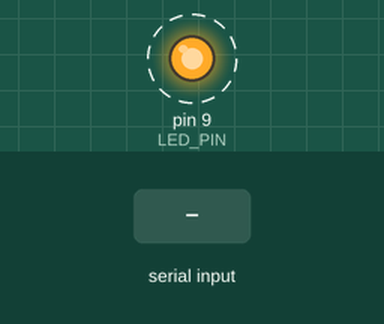
Simulated run of this sketch. Board: Arduino Nano, built with avr-gcc and run on an emulated ATmega328P. On the bench: output pins drawn as LEDs (lit = HIGH). Dashed ring = blinking. Inputs (shaded band) come from the test bench. What the sketch prints to the serial monitor is not drawn.

Above: at 1.2 s.
1.3 s: "i" received over Serial
3.6 s: "x" received over Serial
Timing chart, 0 to 11.7 s (numbered marks = the images above; inputs shaded):
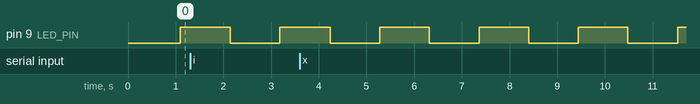

Measured:
- by itself, pin 9 (LED_PIN): alternates HIGH for 1.0 s and LOW for 1.0 s

The sketch:

CANBUS_Blaster_V2.ino
```cpp
/************************************************************************
** CAN BLASTER - V2.1
**  500Kbps Bus Rate
**  Need at least one device on bus that is not in listen only mode
**    oshw --- Feb 19 2022 (V1)
**     >> updated Jan 2023 (V2.0) && Feb 2023 (V2.1)
**        - added four unique messages with DLC 8,7,2,1
**        - improved text debug messages, option prints
**        - added LED on pin 9 (if desired, toggles at low frame rates)
**
**
************************************************************************/


#include <SPI.h>
/* https://github.com/autowp/arduino-mcp2515 */
#include <mcp2515.h>

#define READY     1
#define NOT_READY 0

const uint8_t CHIP_SELECT_PIN   = 10;
const uint8_t LED_PIN           = 9;
struct can_frame canMsg1;
struct can_frame canMsg2;
struct can_frame canMsg3;
struct can_frame canMsg4;
MCP2515 mcp2515(CHIP_SELECT_PIN);

uint32_t prevTicks;
uint32_t currentTicks;
/* Debug loop (i.e. print statements) - interval in milliseconds */
uint32_t intervalMS                 = 1000;
/* Default delay between CAN frames */
uint16_t delayUS                    = 16000;
/* serial command - temp holder for delay */
uint16_t delayUSPrevious            = 16000;
/* Minimum frame spacing for debug loop to run (otherwise it can adversely affect the frame rate) */
uint16_t minimumDelayForDebugLoop   = 625;
uint8_t readyToAcceptSerialConfig   = NOT_READY;

char rxd  = '0';
void setup() {
  pinMode(LED_PIN, OUTPUT);

  canMsg1.can_id  = 0x353;
  canMsg1.can_dlc = 8;
  canMsg1.data[0] = 0x11;
  canMsg1.data[1] = 0x22;
  canMsg1.data[2] = 0x33;
  canMsg1.data[3] = 0x44;
  canMsg1.data[4] = 0xDE;
  canMsg1.data[5] = 0xAD;
  canMsg1.data[6] = 0xBE;
  canMsg1.data[7] = 0xEF;

  canMsg2.can_id  = 0x2DA;
  canMsg2.can_dlc = 7;
  canMsg2.data[0] = 0x25;
  canMsg2.data[1] = 0x26;
  canMsg2.data[2] = 0x27;
  canMsg2.data[3] = 0x28;
  canMsg2.data[4] = 0x29;
  canMsg2.data[5] = 0x30;
  canMsg2.data[6] = 0x31;
  canMsg2.data[7] = 0x32;

  canMsg3.can_id  = 0x369;
  canMsg3.can_dlc = 2;
  canMsg3.data[0] = 0xAA;
  canMsg3.data[1] = 0xBB;
  canMsg3.data[2] = 0xCC;
  canMsg3.data[3] = 0xDD;

  canMsg4.can_id  = 0x005;
  canMsg4.can_dlc = 1;
  canMsg4.data[0] = 0xA5;
  canMsg4.data[1] = 0xA5;
  canMsg4.data[2] = 0xA5;
  canMsg4.data[3] = 0xA5;

  while (!Serial);
  Serial.begin(115200);

  mcp2515.reset();
  mcp2515.setBitrate(CAN_500KBPS, MCP_8MHZ);
  mcp2515.setNormalMode();
  delayUS = 16000;
  Serial.println(F("\n\nCANBUS Message Blaster file: CAN_write_PH_ex2 - Test Mode - V2.1"));
  Serial.println(F("  - Pins to MCP2515 Module ->>   D13=SCLK,  D12=SO,  D11=SI,  D10=CS"));
  Serial.println(F("    send x (serial cmd) at any time to change the message rate..."));
  Serial.println(F("    send i (serial cmd) at any time to get the current message rate..."));
  Serial.println(F("    MCP2515 CANBUS Controller IC, with an Arduino Nano Host."));
  Serial.print(F("\n\n default delay:   "));
  Serial.print(delayUS * 2);
  Serial.println(F("us."));
  Serial.print(F(" msg Rate (approx):   "));
  Serial.print(1.0 / float(delayUS * 2) * 1000000.0);
  Serial.println(F(" CANBUS frames per second..."));
  Serial.println(F("\n\nMessages to be sent at regular intervals: "));
  Serial.print(F("ID (DEC): "));
  Serial.print(canMsg1.can_id);
  Serial.print(F("\tID (HEX): "));
  Serial.print(canMsg1.can_id, HEX);
  Serial.print(F(" \tDLC: "));
  Serial.print(canMsg1.can_dlc);
  Serial.print(F(" \tDATA (HEX): "));
  Serial.print(canMsg1.data[0], HEX);
  Serial.print(canMsg1.data[1], HEX);
  Serial.print(canMsg1.data[2], HEX);
  Serial.print(canMsg1.data[3], HEX);
  Serial.print(canMsg1.data[4], HEX);
  Serial.print(canMsg1.data[5], HEX);
  Serial.print(canMsg1.data[6], HEX);
  Serial.print(canMsg1.data[7], HEX);
  Serial.println(" ");
  Serial.print(F("ID (DEC): "));
  Serial.print(canMsg2.can_id);
  Serial.print(F("\tID (HEX): "));
  Serial.print(canMsg2.can_id, HEX);
  Serial.print(F(" \tDLC: "));
  Serial.print(canMsg2.can_dlc);
  Serial.print(F(" \tDATA (HEX): "));
  Serial.print(canMsg2.data[0], HEX);
  Serial.print(canMsg2.data[1], HEX);
  Serial.print(canMsg2.data[2], HEX);
  Serial.print(canMsg2.data[3], HEX);
  Serial.print(canMsg2.data[4], HEX);
  Serial.print(canMsg2.data[5], HEX);
  Serial.print(canMsg2.data[6], HEX);
  //Serial.print(canMsg2.data[7], HEX);
  Serial.println(" ");
  Serial.print(F("ID (DEC): "));
  Serial.print(canMsg3.can_id);
  Serial.print(F("\tID (HEX): "));
  Serial.print(canMsg3.can_id, HEX);
  Serial.print(F(" \tDLC: "));
  Serial.print(canMsg3.can_dlc);
  Serial.print(F(" \tDATA (HEX): "));
  Serial.print(canMsg3.data[0], HEX);
  Serial.print(canMsg3.data[1], HEX);
  //Serial.print(canMsg3.data[2], HEX);
  //Serial.print(canMsg3.data[3], HEX);
  Serial.println(" ");
  Serial.print(F("ID (DEC): "));
  Serial.print(canMsg4.can_id);
  Serial.print(F("\tID (HEX): "));
  Serial.print(canMsg4.can_id, HEX);
  Serial.print(F(" \tDLC: "));
  Serial.print(canMsg4.can_dlc);
  Serial.print(F(" \tDATA (HEX): "));
  Serial.print(canMsg4.data[0], HEX);
  //Serial.print(canMsg4.data[1], HEX);
  //Serial.print(canMsg4.data[2], HEX);
  //Serial.print(canMsg4.data[3], HEX);
  Serial.println(F("\n\n ...Transmitting frames now..."));
}

void loop() {
  mcp2515.sendMessage(&canMsg1);
  delayMicroseconds(delayUS);
  delayMicroseconds(delayUS);
  mcp2515.sendMessage(&canMsg2);
  delayMicroseconds(delayUS);
  delayMicroseconds(delayUS);
  mcp2515.sendMessage(&canMsg3);
  delayMicroseconds(delayUS);
  delayMicroseconds(delayUS);
  mcp2515.sendMessage(&canMsg4);
  delayMicroseconds(delayUS);
  delayMicroseconds(delayUS);
  currentTicks = millis();
  if (delayUS >= minimumDelayForDebugLoop)
  {
    if ((currentTicks - prevTicks) >= intervalMS)
    {
      digitalWrite(LED_PIN, !digitalRead(LED_PIN));
      prevTicks = currentTicks;
      Serial.print(F("Up(sec): "));
      Serial.println(currentTicks/1000);
    }
  }
  rxd = Serial.read();
  if (rxd == 'i') {
    Serial.print(F("Current Rate Info: "));
    Serial.print(delayUS * 2);
    Serial.println(F("us,  message frame spacing"));
  }
  if (rxd == 'x')
  {
    Serial.println(F("New rate? -- 0 to 9, slow to fast...  'q' to quit"));
    Serial.println(F(" 0 = ~31   frames per sec"));
    Serial.println(F(" 9 = ~4000 frames per sec"));
    Serial.println(F("speed selection will take place as soon as the next character (0~9) is received...."));
    Serial.println(F("   until a selection has been made - no CAN frames are transmitted... printing options now."));
    readyToAcceptSerialConfig = NOT_READY;
    if (Serial.available()) {
      delayUSPrevious = delayUS;
      while (1)
      {
        if (readyToAcceptSerialConfig == READY)
        {
          rxd = Serial.read();
          delayUS = delayUSPrevious;
        }

        if (rxd == '0' || readyToAcceptSerialConfig == NOT_READY) {
          delayUS = 16000;
          Serial.print(F("data rate = 0  ---- delay in us:  "));
          Serial.println(delayUS * 2);
          if (readyToAcceptSerialConfig == READY)
          {
            break;
          }
        }
        if (rxd == '1' || readyToAcceptSerialConfig == NOT_READY) {
          delayUS = 10000;

          Serial.print(F("data rate = 1  ---- delay in us:  "));
          Serial.println(delayUS * 2);
          if (readyToAcceptSerialConfig == READY)
          {
            break;
          }
        }
        if (rxd == '2' || readyToAcceptSerialConfig == NOT_READY) {
          delayUS = 5000;
          Serial.print(F("data rate = 2  ---- delay in us:  "));
          Serial.println(delayUS * 2);
          if (readyToAcceptSerialConfig == READY)
          {
            break;
          }
        }
        if (rxd == '3' || readyToAcceptSerialConfig == NOT_READY) {
          delayUS = 2500;
          Serial.print(F("data rate = 3  ---- delay in us:  "));
          Serial.println(delayUS * 2);
          if (readyToAcceptSerialConfig == READY)
          {
            break;
          }
        }
        if (rxd == '4' || readyToAcceptSerialConfig == NOT_READY) {
          delayUS = 1250;
          Serial.print(F("data rate = 4  ---- delay in us:  "));
          Serial.println(delayUS * 2);
          if (readyToAcceptSerialConfig == READY)
          {
            break;
          }
        }
        if (rxd == '5' || readyToAcceptSerialConfig == NOT_READY) {
          delayUS = 625;
          Serial.print(F("data rate = 5  ---- delay in us:  "));
          Serial.println(delayUS * 2);
          if (readyToAcceptSerialConfig == READY)
          {
            break;
          }
        }
        if (rxd == '6' || readyToAcceptSerialConfig == NOT_READY) {
          delayUS = 313;
          Serial.print(F("data rate = 6  ---- delay in us:  "));
          Serial.println(delayUS * 2);
          if (readyToAcceptSerialConfig == READY)
          {
            break;
          }
        }
        if (rxd == '7' || readyToAcceptSerialConfig == NOT_READY) {
          delayUS = 156;
          Serial.print(F("data rate = 7  ---- delay in us:  "));
          Serial.println(delayUS * 2);
          if (readyToAcceptSerialConfig == READY)
          {
            break;
          }
        }
        if (rxd == '8' || readyToAcceptSerialConfig == NOT_READY) {
          delayUS = 78;
          Serial.print(F("data rate = 8  ---- delay in us:  "));
          Serial.println(delayUS * 2);
          if (readyToAcceptSerialConfig == READY)
          {
            break;
          }
        }
        if (rxd == '9' || readyToAcceptSerialConfig == NOT_READY) {
          delayUS = 64;
          Serial.print(F("data rate = 9  ---- delay in us:  "));
          Serial.println(delayUS * 2);
          if (readyToAcceptSerialConfig == READY)
          {
            break;
          }
        }
        if (rxd == 'q'){
          break;
        }
        readyToAcceptSerialConfig = READY;
      }
      Serial.println(F(" \n$$ New Frame Rate Set $$"));
      Serial.print(delayUS * 2);
      Serial.println(F("us,   new delay between CAN frames... \n"));
    }
  }
}
```
